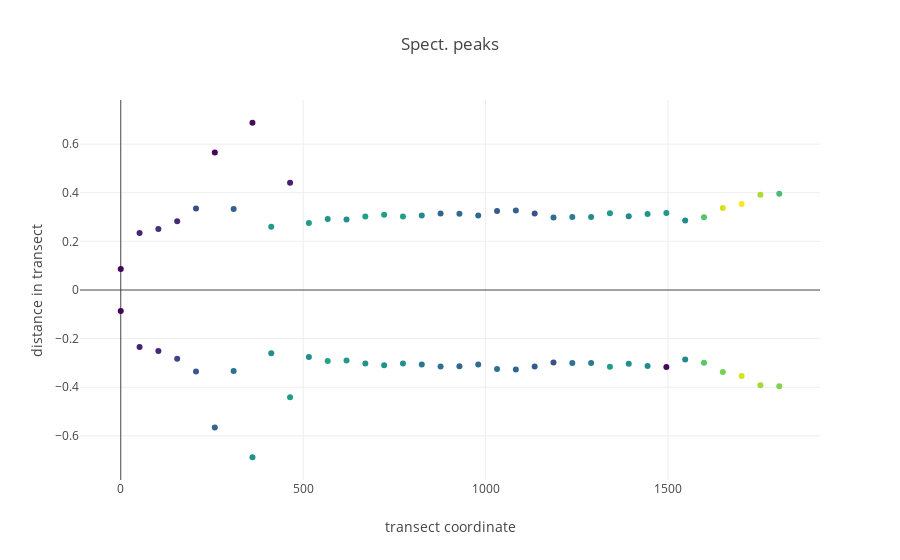
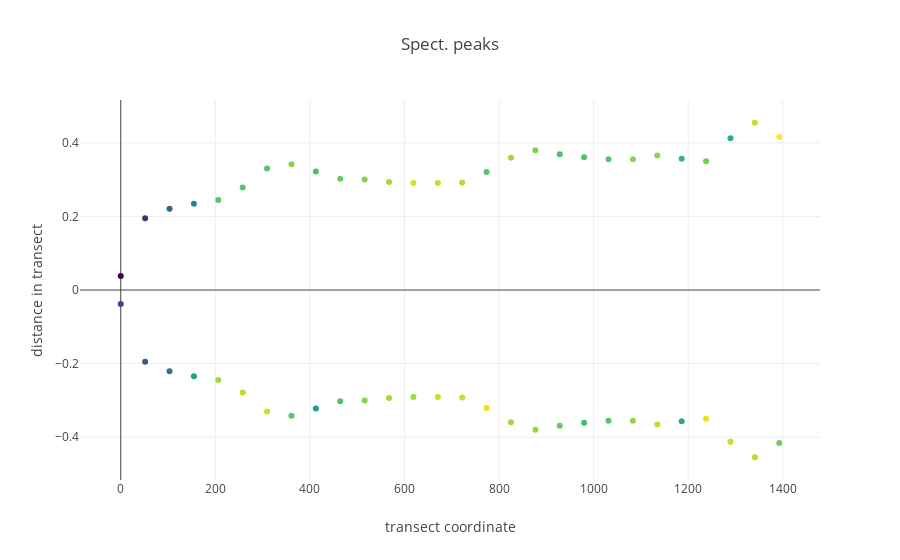
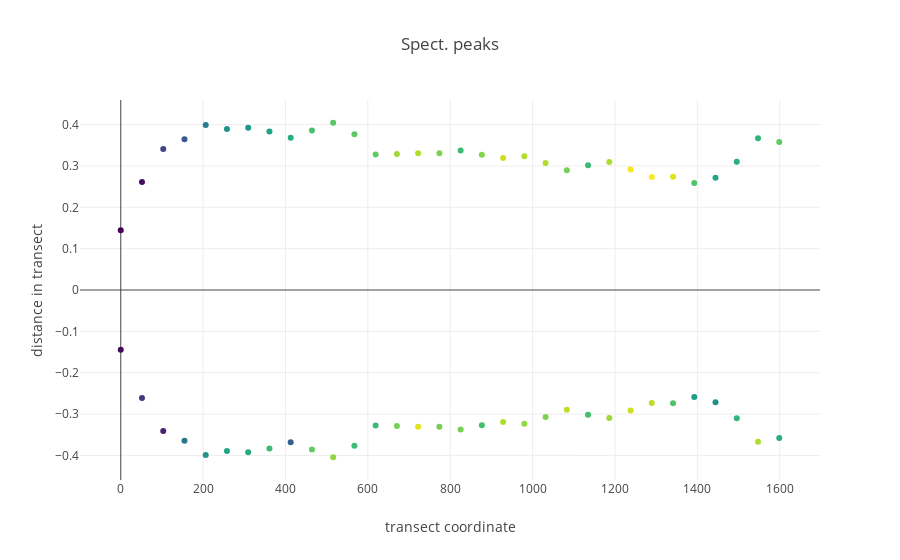
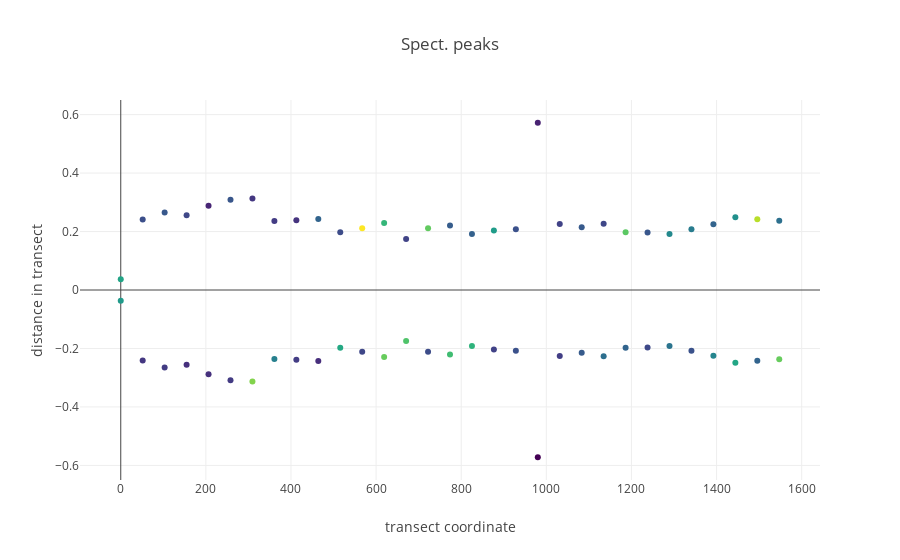

The notebook cell these images were saved under, in order:
### Markdown cell above
**Transect Figure**

### III. Deployment.

We deploy the method across transects and Figures.

We plot peak positions extracted by Figure.

### Code cell
##########
from music_tools.my_music_tools import filter_output
 

image_idx= 0

pxl_dist= 40e-5

Sample_N= 1000 
p_threshold= 0.004 
amp_cap= 1e6 # max amp cap.
peak_cap= 40 # min amp cap.
peak_iso= 0.01 # cluster centre proximity cap, as proportion of total transect length. 
band_qtl= 0.05 # MS qtl
frame_plot= False
extremes= True
center= True
standardize_amp= True

samp_track_dict= {}

for image_idx in range(len(image_avail)):

    ts_list= []
    peaks= []
    amps= []

    #################
    #################

    image_select= image_avail[image_idx]
    print('folder: {}'.format(image_select))

    array_spec= image_dict[image_select]['I'].T

    surface= image_dict[image_select]['surface']

    frame_many= array_spec.shape[1]
    frame_crawl= np.linspace(0,array_spec.shape[1] - 1,frame_many)

    for frame in range(array_spec.shape[1]):

        peak_cent, time_spec, amps_centres= frame_peaks(array_spec, surface,
                        frame,
                        Sample_N= Sample_N,
                        p_threshold= p_threshold,
                        amp_cap= amp_cap,
                        peak_cap= peak_cap,
                        peak_iso= peak_iso,
                        band_qtl= band_qtl,
                        extremes= extremes,
                        center= center,
                        frame_plot= frame_plot)

        peaks.extend(peak_cent)
        ts_list.extend([surface[frame]]* len(amps_centres))
        amps.extend(amps_centres)
    
    amps_means= [np.mean(x) for x in amps]
    amps_mean_max= max(amps_means)
    if standardize_amp:
        amps= [np.array(x) / amps_mean_max for x in amps]
    
    samps_tracks= np.array([
        ts_list,
        peaks,
        amps
    ]).T

    samp_track_dict[image_select]= samps_tracks
    
    output_peak_filter= filter_output(samps_tracks)
    iplot(output_peak_filter)
